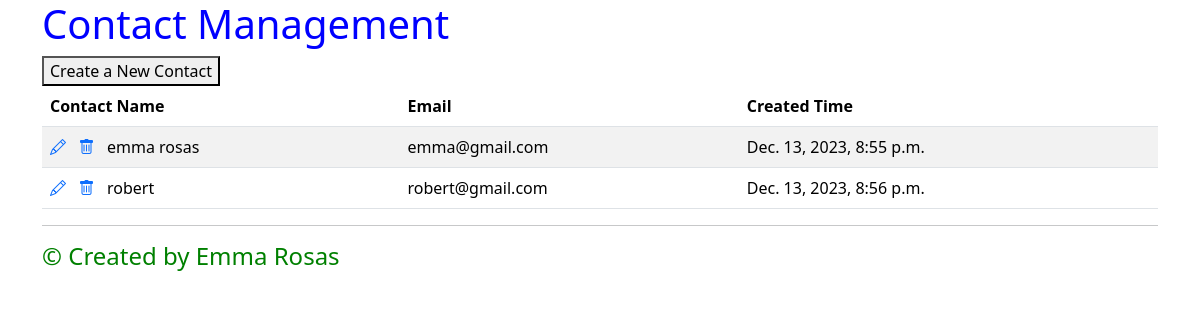
Before: / with the older database file.
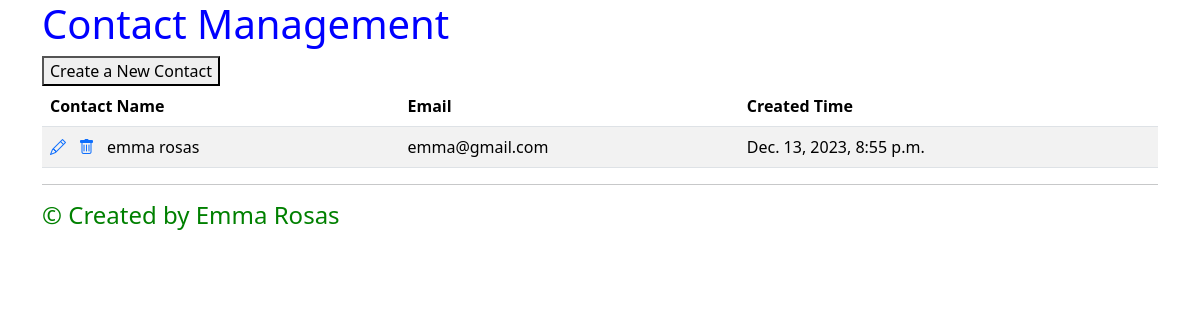
After: the same page with the newer database file.
### contacts/models.py (models this page shows)
class Contact(models.Model):
    name = models.CharField(max_length=20, null=False)
    email = models.EmailField()
    notes = models.TextField(max_length=200, default="")
    created_time = models.DateTimeField(auto_now_add=True, editable=False)

### contacts/views.py (the view)
# urls.py: path("", ContactListView.as_view(), name="contact_list"),
class ContactListView(ListView):
    model = Contact

### contacts/templates/contacts/contact_list.html (shortened to what this page needs)
{% extends "base.html" %}
{% block content %}
<div class="centered-text" style="color: blue;">
    <h1>Contact Management</h1>
</div>
    <form action="{% url 'contact_create' %}" method="get">
    <button type="submit">Create a New Contact</button>
</form>
<table class="table table-striped">
  <thead>
    <tr>
      <th>Contact Name</th>
      <th>Email</th>
      <th>Created Time</th>
    </tr>
  </thead>
  <tbody>
    {% for contact in contact_list %}
    <tr>
      <td>
        <a class="icon-link" href="{% url 'contact_update' contact.pk %}">
          <i class="bi bi-pencil"></i>
      </a>
        <a class="icon-link" href="{% url 'contact_delete' contact.pk %}">
          <i class="bi bi-trash"></i>
        </a>
        <a style="color: black; text-decoration: none;" href="{% url 'contact_detail' contact.pk %}">
            {{ contact.name }}
        </a>
      </td>
      <td>
        {{ contact.email}}
      </td>
      <td>
        {{ contact.created_time}}
      </td>
    </tr>
    {% endfor %}
  </tbody>
</table>
<hr>
<div class="centered-text" style="color: green;">
    <h4>&copy; Created by Emma Rosas</h4>
</div>
{% endblock content %}

### templates/base.html (shortened to what this page needs)
<!DOCTYPE html>
<html lang="en">
<head>
  <link href="https://cdn.jsdelivr.net/npm/bootstrap@5.3.2/dist/css/bootstrap.min.css"
    rel="stylesheet"
>
  <link rel="stylesheet"
    href="https://cdn.jsdelivr.net/npm/bootstrap-icons@1.3.0/font/bootstrap-icons.css">
</head>
<body>
  <div class="container">
    {% block content %}{% endblock content %}
  </div>
</body>
</html>

Changed rows visible on the page:
removed Contact: name "robert", email "robert@gmail.com", created_time "Dec. 13, 2023, 8:56 p.m."
